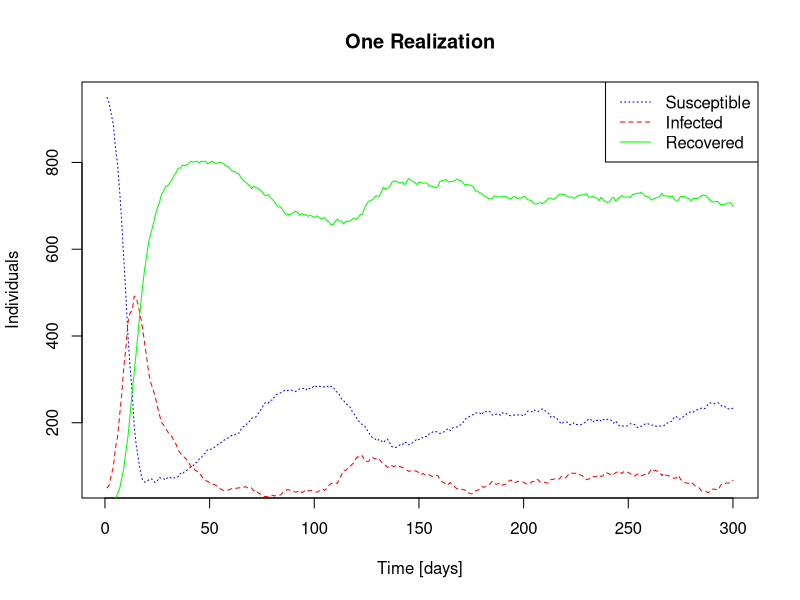
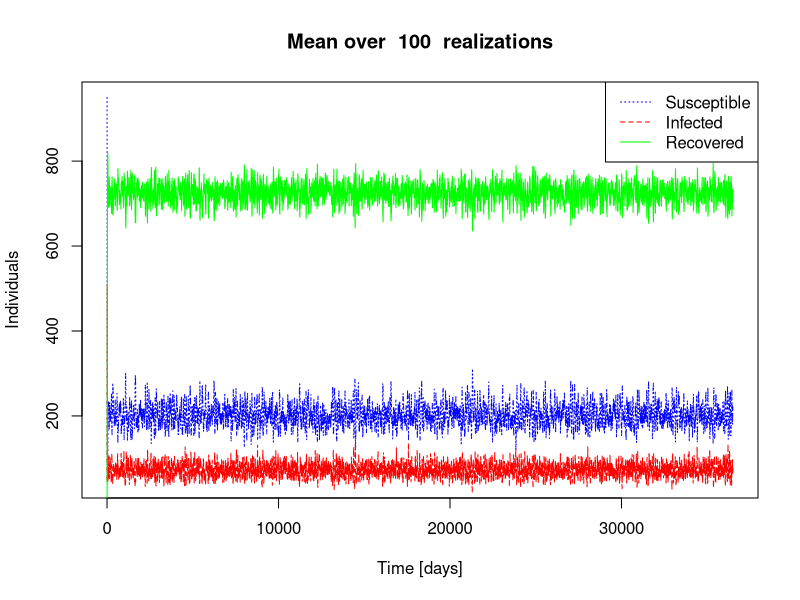
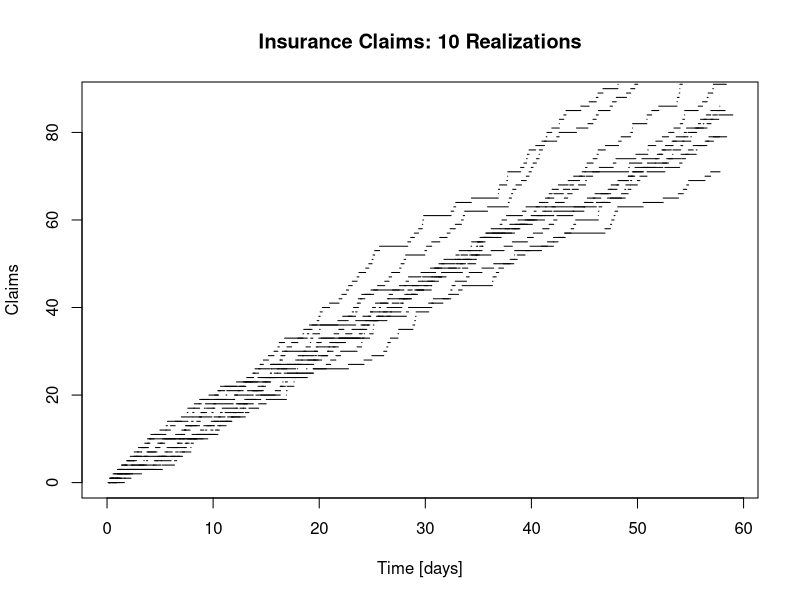

Source code (R) for these figures, in order:
# ==============================================
# PROBLEM 1d)
# ==============================================

beta <-  0.05
gamma <-  0.10
alpha  <-  0.01

P  <-  matrix(c(1-beta, beta, 0, 0, 1 - gamma, gamma, alpha, 0, 1-alpha), nrow <- 3, ncol <- 3, byrow <- TRUE)

# Return the mean over a specified number of simulations of the expected values.
simulate_expected_values <- function(P, num_sim = 1) {
  
  result <- matrix(nrow = num_sim, ncol = 3)
  
  for (j in 1:num_sim) {
    
    v1 <- 0 # Total number of "loops" in state 0.
    v2 <- 0 # Total number of "loops" in state 1.
    v3 <- 0 # Total number of transitions from 0 to 1 and 1 to 2.
    
    v1_counter <- 0 # Number of transitions from 0 to 1.
    v2_counter <- 0 # Number of transitions from 1 to 2.
    v3_counter <- 0 # Number of complete cycles.
    
    year <- 365
    state <- 0
    for (i in 1:(year*50)) {
      
      newstate <- sample.int(3, size <- 1, replace <- TRUE, prob <- P[state+1,])-1
      
      if (newstate != state) { # A new state has been transitioned to.
        if(state == 0) {
          v1_counter <- v1_counter + 1
          v1 <- v1 + 1
          v2 <- v2 + 1
          v3 <- v3 + 1
        }
        else if(state == 1) {
          v2_counter <- v2_counter + 1
          v2 <- v2 + 1
          v3 <- v3 + 1
        }
        else if(state == 2) {
          v3_counter <- v3_counter + 1
          v3 <-  v3 + 1
        }
        
      }
      else { # Transistion to the same state.
        if (state == 0) {
          v1 <- v1 + 1
          v2 <-  v2 + 1
          v3 <- v3 + 1}
        else if (state == 1) {
          v2 <- v2 + 1
          v3 <- v3 + 1}
        else if (state == 2){
          v3 <- v3 + 1
        }
      }
      
      state <- newstate
      
    }
    
    result[j,] <- c(v1/v1_counter,v2/v2_counter,v3/v3_counter)
  }
  return (c(mean(result[,1]),mean(result[,2]),mean(result[,3]))) # Return the means over the simulations.
}

# ++++++++++++++
# Run code below
# ++++++++++++++

# Find the mean of the expected values of 100 realizations of the Markov chain simulated for 50 years. 
result <- simulate_expected_values(P,100)
cat("Theoretical value 1: ", 1/beta, "\n")
cat("Simulated value 1: ", result[1], "\n")
cat("Theoretical value 2: ", 1/beta + 1/gamma, "\n")
cat("Simulated value 2: ", result[2], "\n")
cat("Theoretical value 3: ", 1/beta + 1/alpha + 1/gamma, "\n")
cat("Simulated value 3: ", result[3], "\n")


# ==============================================
# PROBLEM 1f)
# ==============================================

# Probabilities in the transition probability matrix. 
# alpha and gamma are already defined above. 

beta_n <- function(Y) {
  return (0.5 * Y[2]/N)
}

sim <- function(values, n){
  # Run simulation.
  for (t in 2:n){
    # Use a binomial to simulate. 
    old_susc <- values[1, t-1]
    old_inf <- values[2, t-1]
    old_rec <- values[3, t-1]
    
    new_inf <- rbinom(n = 1, size = old_susc, beta_n(values[, t-1]))
    new_rec <- rbinom(n = 1, size = old_inf, gamma) 
    new_susc <- rbinom(n = 1,size =  old_rec, alpha) 
    Y <- c(old_susc - new_inf + new_susc, old_inf - new_rec + new_inf, old_rec - new_susc + new_rec)
    values[, t] <- Y
  }

  # Foreshadow: For task h). 
  m <- max(values[2, ]) # Find maximum value of the infected individuals at once. 
  t <- which.max(values[2, ]) # Find index of the maximum of the infected individuals at once.
  return (list("values" = values, "m" = m, "t" = t))
}

plot_one_realization <- function(values, n, fun = sim){
  list_of_values <- fun(values, n)
  values <- list_of_values$values # Only need the values in this part of the task. 
  par_lty <- c(3,2,1)
  par_col <- c("blue", "red", "green")
  plot(1:n, values[1, ], type = "l", lty = par_lty[1], col = par_col[1], xlab="Time [days]", ylab = "Individuals", main = "One Realization")
  lines(1:n, values[2, ], type = "l", lty = par_lty[2], col = par_col[2])
  lines(1:n, values[3, ], type = "l", lty = par_lty[3], col = par_col[3])
  legend("topright", legend= c("Susceptible", "Infected", "Recovered"), lty = par_lty, col = par_col)
}

# ++++++++++++++
# Run code below
# ++++++++++++++

# Initial distribution over the categories.
Y0 <- c(950,50,0)
N <- sum(Y0) # Number of individuals. 

n <- 300 # Time steps.

# Preallocate matrix for simulated values.
values <- matrix(data=NA,nrow=3,ncol=n)  
values[, 1] <- Y0

# Plot figure showing one realization. 
plot_one_realization(values, n, sim)

# ==============================================
# PROBLEM 1g)
# ==============================================

take.mean <- function(values, amount, n, fun = sim){
  # Take mean of 'amount' number of simulations. 
  average_susc <- c(length = amount)
  average_inf <- c(length = amount)
  average_rec <- c(length = amount)
  
  for (i in 1:amount){
    # Take an average. 
    list_of_values <- sim(values, n)
    val <- list_of_values$values # Only need the values in this part of the task. 
    susc <- val[1, ncol(val)]/N
    inf <- val[2, ncol(val)]/N
    rec <- val[3, ncol(val)]/N
    average_susc[i] <- susc
    average_inf[i] <- inf
    average_rec[i] <- rec
  }
  return (list("val" = val, "avg1" = mean(average_susc), "avg2" = mean(average_inf), "avg3" = mean(average_rec)))
}

plot_one_hundred_years <- function(val){
  # Parameters for color and linetypes in plot. 
  par_lty <- c(3,2,1)
  par_col <- c("blue", "red", "green")
  # Plot the lines. 
  plot(1:n, val[1, ], type = "l", lty = par_lty[1], col = par_col[1], xlab="Time [days]", 
      ylab = "Individuals", main = capture.output(cat("Mean over ", amount, " realizations")))
  lines(1:n, val[2, ], type = "l", lty = par_lty[2], col = par_col[2])
  lines(1:n, val[3, ], type = "l", lty = par_lty[3], col = par_col[3])
  legend("topright", legend= c("Susceptible", "Infected", "Recovered"), lty = par_lty, col = par_col)
}

# ++++++++++++++
# Run code below
# ++++++++++++++

n <- 36500 # Time steps. 100 years. 

# Preallocate matrix for simulated values.
values <- matrix(data=NA,nrow=3,ncol=n)  
values[, 1] <- Y0

amount <- 100 # Number of simulations to take mean over. 
avg_prop <- take.mean(values, amount, n, sim)
val <- avg_prop$val # Values to plot. 

plot_one_hundred_years(val)

# Print simulated values. 
print("Mean Proportions:", quote=FALSE)
cat("Susceptible ", avg_prop$avg1, "\n")
cat("Infected ", avg_prop$avg2, "\n")
cat("Recovered ", avg_prop$avg3, "\n")


# ==============================================
# PROBLEM 1h)
# ==============================================

# Find the expected values in question.  
find.expected.values <- function(values, amount, n, fun = sim){
  maximums <- c()
  argmax <- c()
  for (i in 1:amount){
    vec <- sim(values, n)
    val <- vec$values
    
    # Using the maximum and argmax from sim() here. 
    m <- vec$m
    t <- vec$t
    maximums[i] <- m
    argmax[i] <- t
  }

  return (list("exp1" = mean(maximums), "exp2" = mean(t)))
}

# ++++++++++++++
# Run code below
# ++++++++++++++

n <- 300 # Time steps.

# Preallocate matrix for simulated values.
values <- matrix(data=NA,nrow=3,ncol=n)  
values[, 1] <- Y0

means <- find.expected.values(values, N, n, sim)
cat("Expected value of max of I's ", means$exp1, "\n")
cat("Expected time at which the number of infected individuals first takes its highest values ", means$exp2, "\n")

# ==============================================
# PROBLEM 2a)
# ==============================================

# Simulate the Poisson process for a given number of simulations.
simulate_pois <- function(lambda, t_start,t_end, plot, numSim = 1) {
  result <- rep(NA,numSim)
  for (i in 1:numSim) {
    n <-  rpois(1,lambda = lambda*(t_end - t_start))
    result[i] <-  n
    v_vec <-  runif(n,t_start,t_end)
    w_vec <-  sort(v_vec)
    x_vec <- seq(from = 0, to = n, by = 1)
    
    if(plot && i == 1) {
      
      plot(NULL, NULL, xlim = c(t_start, t_end), ylim = c(0, n), xlab = "Time [days]", lwd = 2, ylab = "Claims", main = "Insurance Claims: 10 Realizations", cex = 2)
      for(i in 1:n) {
        lines(w_vec[i:(i+1)], rep(x_vec[i],2), lwd = 1)
      }
    }
    else if(plot) {
      for(i in 1:n) {
        lines(w_vec[i:(i+1)], rep(x_vec[i],2), lwd = 1)
      }
    }
  }
  return (result)
}

# ++++++++++++++
# Run code below
# ++++++++++++++

lambda <- 1.5 # Poisson rate parameter. 

# Estimate the probability in question.
res <- simulate_pois(lambda,0,59,plot = FALSE, numSim = 1000)
num <- sum(res > 100)/length(res)
cat("Probability: ", num, "\n")

# Plot.
simulate_pois(lambda,0,59,plot = TRUE, numSim = 10)

# ==============================================
# PROBLEM 2B
# ==============================================

# Takes a list of Poisson distributed values (claims) and returns the size of the claims summed together
calculate.claims <- function(claims) {
  result = rep(0,length(claims))
  for (i in 1:length(claims)) {
    for (j in 1:claims[i]) {
      c <-  rexp(1,rate = 10)
      result[i] <- result[i] + c
    }
  }
  return(result)
}

# +++++++++++++++++++
# Run code under here
# +++++++++++++++++++

claims <- simulate_pois(lambda,0,59,plot = FALSE, numSim = 1000*10)
res <- calculate.claims(claims)

cat("Expected total claim amount: ", mean(res), "\n")
cat("Variance of the total claim amount: ", var(res))
